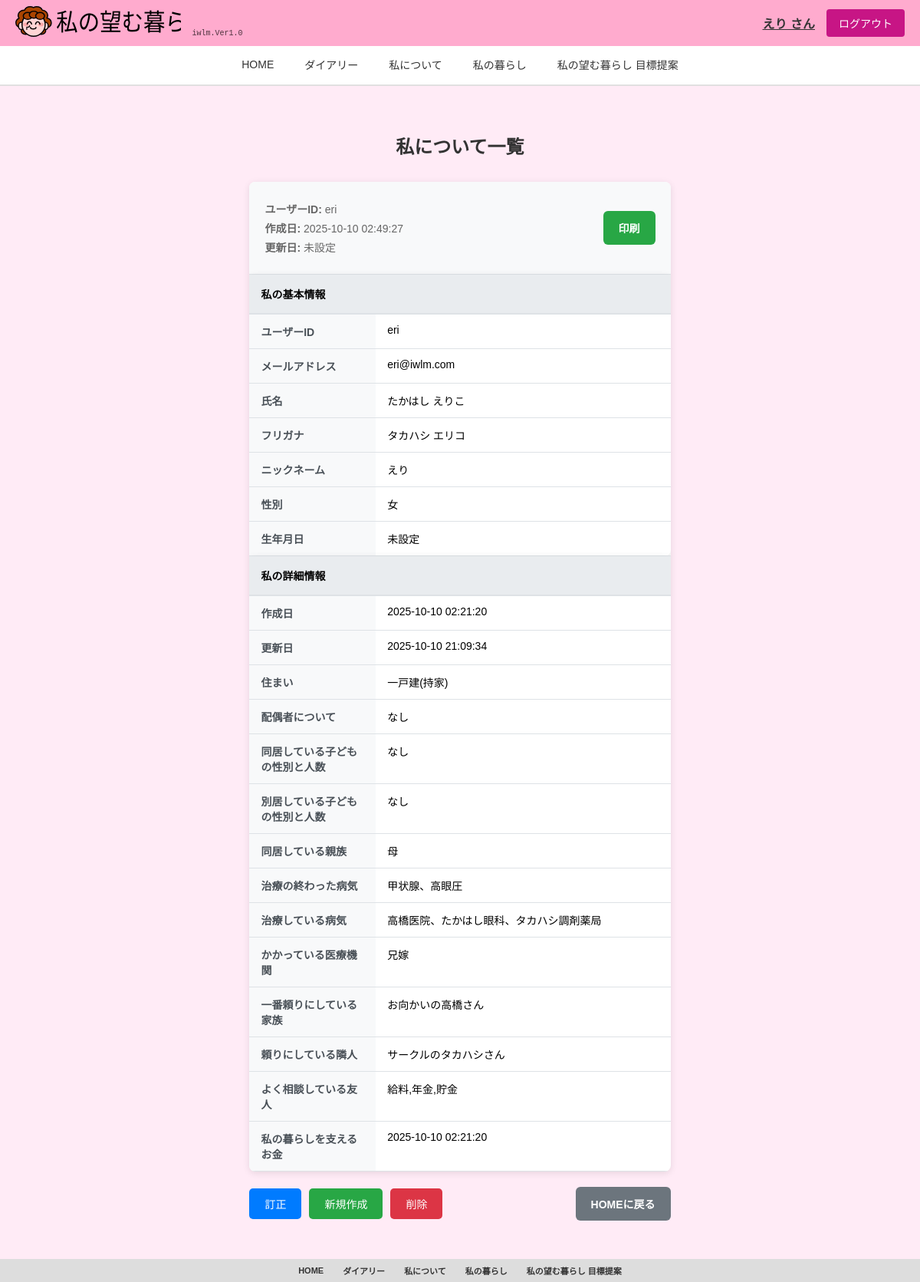
Screenshot of /profile_table (signed in) with the database file from the repository.
### tables this page shows
CREATE TABLE "users"(
  id INT,
  user_id TEXT,
  email TEXT,
  password TEXT,
  user_type TEXT,
  name TEXT,
  furigana TEXT,
  nickname TEXT,
  gender TEXT,
  birth_date NUM,
  family_id1 INT,
  family_id2 INT,
  family_id3 INT,
  created_at NUM,
  updated_at NUM
);

CREATE TABLE profiles (
                id INTEGER PRIMARY KEY AUTOINCREMENT,
                user_id VARCHAR(50) NOT NULL,
                home VARCHAR(100),
                spouse TEXT,
                children_living TEXT,
                children_separate TEXT,
                treated_illness TEXT,
                under_treatment TEXT,
                medical_facilities TEXT,
                most_relied_family TEXT,
                trusted_neighbor TEXT,
                consulted_friend TEXT,
                money_sources TEXT,
                created_at TIMESTAMP DEFAULT CURRENT_TIMESTAMP,
                updated_at TIMESTAMP DEFAULT CURRENT_TIMESTAMP, family_living TEXT,
                FOREIGN KEY (user_id) REFERENCES users (user_id)
            );

### app.py (the view)
@app.route("/profile_table")
@login_required
def profile_table():
    if session.get("user_type") == "family":
        parent_user_id = session.get("parent_user_id")
        user_data = db.get_user_by_id(parent_user_id)
        profile_data = db.get_profile_by_user_id(parent_user_id)
    else:
        user_data = db.get_user_by_id(session["user_id"])
        profile_data = db.get_profile_by_user_id(session["user_id"])
    return render_template("profile_table.html", user=user_data, profile=profile_data)

### app.py (called while the page is built)
def login_required(f):
    @wraps(f)
    def decorated_function(*args, **kwargs):
        if "user_id" not in session:
            return redirect(url_for("index"))
        return f(*args, **kwargs)
    return decorated_function

### config.py (called while the page is built)
    def get_connection(self):
        conn = sqlite3.connect(self.db_path, timeout=30.0)
        conn.execute("PRAGMA journal_mode=WAL")
        conn.execute("PRAGMA busy_timeout=30000")  # 30秒
        return conn

    def get_user_by_id(self, user_id):
        conn = self.get_connection()
        cursor = conn.cursor()
        cursor.execute(
            """
            SELECT id, user_id, email, password, user_type, name, furigana, nickname,
                   gender, birth_date, family_id1, family_id2, family_id3,
                   created_at, updated_at
            FROM users WHERE user_id = ?
        """,
            (user_id,),
        )
        user = cursor.fetchone()
        conn.close()
        return user

    def get_profile_by_user_id(self, user_id):
        conn = self.get_connection()
        cursor = conn.cursor()
        cursor.execute("SELECT * FROM profiles WHERE user_id = ?", (user_id,))
        profile = cursor.fetchone()
        conn.close()
        return profile

### templates/profile_table.html (shortened to what this page needs)
{% extends "base.html" %}
{% block nickname %}{{ session.get('nickname', 'ゲスト') }}{% endblock %}
{% block content %}
<div class="profile-table-page">
    <h2>私について一覧</h2>
    <div class="table-container">
        <div class="table-header">
            <div class="table-info">
                {% if user %}
                <p><strong>ユーザーID:</strong> {{ user[1] }}</p>
                <p><strong>作成日:</strong> {{ user[14] if user[14] else '未設定' }}</p>
                <p><strong>更新日:</strong> {{ user[15] if user[15] else '未設定' }}</p>
                {% endif %}
            </div>
            <div class="print-export">
                <button onclick="printProfile()" class="print-btn">印刷</button>
            </div>
        </div>
        <table class="profile-table" id="profileTable">
            <thead>
                <tr>
                    <th colspan="2">私の基本情報</th>
                </tr>
            </thead>
            <tbody>
                <tr>
                    <td class="label-cell">ユーザーID</td>
                    <td class="data-cell">{{ user[1] if user else '未設定' }}</td>
                </tr>
                <tr>
                    <td class="label-cell">メールアドレス</td>
                    <td class="data-cell">{{ user[2] if user else '未設定' }}</td>
                </tr>
                <tr>
                    <td class="label-cell">氏名</td>
                    <td class="data-cell">{{ user[5] if user and user[5] else '未設定' }}</td>
                </tr>
                <tr>
                    <td class="label-cell">フリガナ</td>
                    <td class="data-cell">{{ user[6] if user and user[6] else '未設定' }}</td>
                </tr>
                <tr>
                    <td class="label-cell">ニックネーム</td>
                    <td class="data-cell">{{ user[7] if user and user[7] else '未設定' }}</td>
                </tr>
                <tr>
                    <td class="label-cell">性別</td>
                    <td class="data-cell">{{ user[8] if user and user[8] else '未設定' }}</td>
                </tr>
                <tr>
                    <td class="label-cell">生年月日</td>
                    <td class="data-cell">{{ user[9] if user and user[9] else '未設定' }}</td>
                </tr>
            </tbody>
        </table>
        <table class="profile-table" id="profileDetailTable">
            <thead>
                <tr>
                    <th colspan="2">私の詳細情報</th>
                </tr>
            </thead>
            <tbody>
                <tr>
                    <td class="label-cell">作成日</td>
                    <td class="data-cell">{{ profile[13] if profile and profile[13] else '未設定' }}</td>
                </tr>
                <tr>
                    <td class="label-cell">更新日</td>
                    <td class="data-cell">{{ profile[14] if profile and profile[14] else '未設定' }}</td>
                </tr>
                <tr>
                    <td class="label-cell">住まい</td>
                    <td class="data-cell">{{ profile[2] if profile and profile[2] else '未設定' }}</td>
                </tr>
                <tr>
                    <td class="label-cell">配偶者について</td>
                    <td class="data-cell">{{ profile[3] if profile and profile[3] else '未設定' }}</td>
                </tr>
                <tr>
                    <td class="label-cell">同居している子どもの性別と人数</td>
                    <td class="data-cell">{{ profile[4] if profile and profile[4] else '未設定' }}</td>
                </tr>
                <tr>
                    <td class="label-cell">別居している子どもの性別と人数</td>
                    <td class="data-cell">{{ profile[5] if profile and profile[5] else '未設定' }}</td>
                </tr>
                <tr>
                    <td class="label-cell">同居している親族</td>
                    <td class="data-cell">{{ profile[15] if profile and profile[15] else '未設定' }}</td>
                </tr>
                <tr>
                    <td class="label-cell">治療の終わった病気</td>
                    <td class="data-cell">{{ profile[7] if profile and profile[7] else '未設定' }}</td>
                </tr>
                <tr>
                    <td class="label-cell">治療している病気</td>
                    <td class="data-cell">{{ profile[8] if profile and profile[8] else '未設定' }}</td>
                </tr>
                <tr>
                    <td class="label-cell">かかっている医療機関</td>
                    <td class="data-cell">{{ profile[9] if profile and profile[9] else '未設定' }}</td>
                </tr>
                <tr>
                    <td class="label-cell">一番頼りにしている家族</td>
                    <td class="data-cell">{{ profile[10] if profile and profile[10] else '未設定' }}</td>
                </tr>
                <tr>
                    <td class="label-cell">頼りにしている隣人</td>
                    <td class="data-cell">{{ profile[11] if profile and profile[11] else '未設定' }}</td>
                </tr>
                <tr>
                    <td class="label-cell">よく相談している友人</td>
                    <td class="data-cell">{{ profile[12] if profile and profile[12] else '未設定' }}</td>
                </tr>
                <tr>
                    <td class="label-cell">私の暮らしを支えるお金</td>
                    <td class="data-cell">{{ profile[13] if profile and profile[13] else '未設定' }}</td>
                </tr>
            </tbody>
        </table>
    </div>
    <div class="action-buttons">
        <div class="button-group">
            <a href="{{ url_for('profile') }}" class="edit-btn">訂正</a>
            <a href="{{ url_for('profile') }}" class="create-btn">新規作成</a>
            {% if session.get('user_type') != 'family' %}
            <form method="POST" action="{{ url_for('delete_profile') }}" class="inline-form" onsubmit="return confirm('私の詳細情報を削除しますか？この操作は取り消せません。')">
                <button type="submit" class="delete-btn">削除</button>
            </form>
            {% endif %}
        </div>
        <div class="navigation-buttons">
            <a href="{{ url_for('dashboard') }}" class="back-btn">HOMEに戻る</a>
        </div>
    </div>
</div>
{% endblock %}

### static/style.css (style rules this page uses)
body { background-color: #FFEBF6; margin: 0; padding: 0; font-family: Arial, sans-serif; min-height: 100vh; }
.edit-btn { padding: 8px 15px; background-color: #6c757d; color: white; border: none; border-radius: 4px; font-size: 13px; cursor: pointer; white-space: nowrap; }
.profile-page, .iwlm-page, .diary-page, .diary-list-page, .howsitgoing-page, .iwlm-table-page, .profile-table-page { max-width: 1200px; margin: 0 auto; padding: 20px; }
.profile-page h2, .iwlm-page h2, .diary-page h2, .diary-list-page h2, .howsitgoing-page h2, .iwlm-table-page h2, .profile-table-page h2 { text-align: center; color: #333; margin-bottom: 30px; }
.diary-list, .iwlm-table, .profile-table, .mood-content { background: white; padding: 30px; border-radius: 8px; box-shadow: 0 2px 10px rgba(0, 0, 0, 0.1); }
.profile-table-page { padding: 20px; max-width: 1200px; margin: 0 auto; }
.table-container { background: white; border-radius: 8px; box-shadow: 0 2px 10px rgba(0, 0, 0, 0.1); overflow: hidden; margin-bottom: 20px; }
.table-header { display: flex; justify-content: space-between; align-items: center; padding: 20px; background: #f8f9fa; border-bottom: 1px solid #dee2e6; }
.table-info p { margin: 5px 0; font-size: 14px; color: #666; }
.print-btn { background: #dc3545; color: white; border: none; padding: 10px 20px; border-radius: 5px; cursor: pointer; font-size: 14px; }
.profile-table { width: 100%; border-collapse: collapse; font-size: 14px; }
.profile-table th { background: #e9ecef; padding: 15px; text-align: left; font-weight: bold; border-bottom: 2px solid #dee2e6; }
.profile-table td { padding: 12px 15px; border-bottom: 1px solid #dee2e6; vertical-align: top; }
.label-cell { background: #f8f9fa; font-weight: bold; width: 30%; color: #495057; }
.data-cell { width: 70%; word-wrap: break-word; }
.action-buttons { display: flex; justify-content: space-between; align-items: center; margin-top: 20px; }
.button-group { display: flex; gap: 10px; }
.navigation-buttons { display: flex; gap: 10px; }
.edit-btn, .create-btn, .delete-btn, .back-btn { padding: 10px 20px; border: none; border-radius: 5px; cursor: pointer; text-decoration: none; font-size: 14px; text-align: center; display: inline-block; }
.edit-btn { background: #007bff; color: white; }
.create-btn { background: #28a745; color: white; }
.delete-btn { background: #dc3545; color: white; }
.back-btn { background: #6c757d; color: white; }
.save-btn, .delete-btn, .cancel-btn { padding: 10px 20px; border: none; border-radius: 5px; cursor: pointer; font-size: 14px; }
.list-btn, .calendar-btn, .back-btn { padding: 10px 20px; background: #007bff; color: white; text-decoration: none; border-radius: 5px; font-size: 14px; }
.print-btn, .profile-btn, .iwlm-btn, .back-btn, .update-btn, .history-btn, .current-goals-btn { padding: 12px 20px; border: none; border-radius: 6px; cursor: pointer; font-size: 14px; font-weight: bold; text-decoration: none; display: inline-block; transition: all 0.3s ease; }
.print-btn { background: #28a745; color: white; }
.inline-form { display: inline; }

### rows the page displays
users: user "eri", updated_at "2025-10-10 02:49:27", email "eri@iwlm.com", name "たかはし えりこ", furigana "タカハシ エリコ", nickname "えり", gender "女", birth_date "未設定"
profiles: created_at "2025-10-10 02:21:20", updated_at "2025-10-10 21:09:34", home "一戸建(持家)", spouse "なし", children_living "なし", children_separate "なし", family_living "母", under_treatment "甲状腺、高眼圧", medical_facilities "高橋医院、たかはし眼科、タカハシ調剤薬局", most_relied_family "兄嫁", trusted_neighbor "お向かいの高橋さん", consulted_friend "サークルのタカハシさん", money_sources "給料,年金,貯金"

### other values shown
{{ session.get('nickname', 'ゲスト') }} "えり"
{{ user[15] if user[15] else '未設定' }} "未設定"
